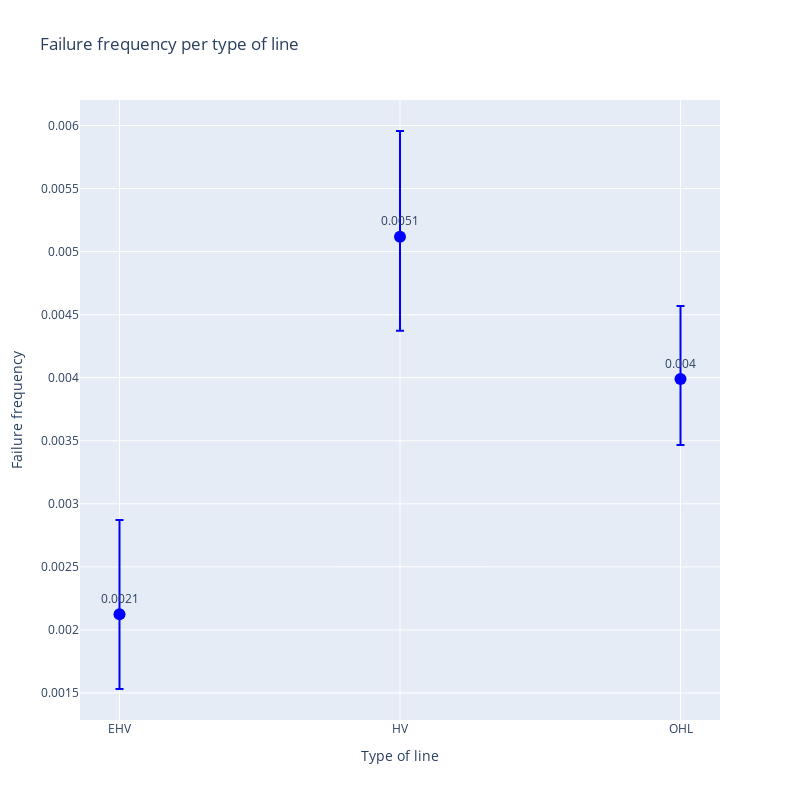

The cell this chart's notebook holds for it:
### Code cell
# Plot a point with error bars for each type and the confidence interval
fig = go.Figure()
fig.add_trace(
    go.Scatter(
        x=df["type"],
        y=df["value"],
        error_y=dict(
            type="data",
            symmetric=False,
            array=df["upper bound"] - df["value"],
            arrayminus=df["value"] - df["lower bound"],
        ),
        mode="markers+text",
        marker=dict(color="blue", size=12),
        text=df["rounded_value"],
    )
)
# Set labels position (text position)
fig.update_traces(textposition='top center')
# Increase font size of text for datapoints
# Size 800x800
fig.update_layout(
    autosize=False,
    width=800,
    height=800,
    title="Failure frequency for 8 years",
    xaxis_title="Type of line",
    yaxis_title="Failure frequency",
)
# Add label to each point

# Show figure
fig.show()
fig.write_html('./plots/Q3.html')
fig.write_image('./plots/Q3.png')

### Figure 1 — Plotly figure (JSON) as saved in the notebook; plotly's stock layout.template omitted (floating-point values rounded to 4 significant figures)
{"data": [{"error_y": {"array": [0.0007473, 0.000838, 0.000579], "arrayminus": [0.0005934, 0.0007469, 0.0005225], "symmetric": false, "type": "data"}, "marker": {"color": "blue", "size": 12}, "mode": "markers+text", "text": [0.0021, 0.0051, 0.004], "textposition": "top center", "type": "scatter", "x": ["EHV", "HV", "OHL"], "y": [0.002125, 0.005119, 0.003989]}], "layout": {"autosize": false, "height": 800, "title": {"text": "Failure frequency per type of line"}, "width": 800, "xaxis": {"title": {"text": "Type of line"}}, "yaxis": {"title": {"text": "Failure frequency"}}}}
